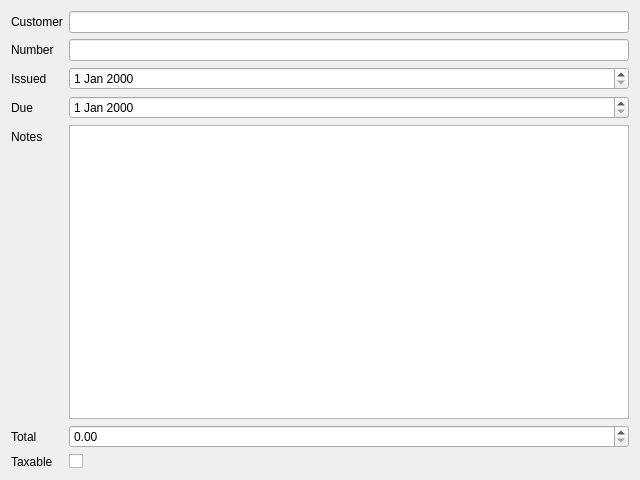
<?xml version="1.0" encoding="UTF-8"?>
<ui version="4.0">
 <class>InvoiceDialog</class>
 <widget class="QDialog" name="InvoiceDialog">
  <property name="geometry">
   <rect>
    <x>0</x>
    <y>0</y>
    <width>640</width>
    <height>480</height>
   </rect>
  </property>
  <property name="windowTitle">
   <string>Invoice</string>
  </property>
  <layout class="QFormLayout" name="formLayout">
   <item row="0" column="0">
    <widget class="QLabel" name="label_customerEdit">
     <property name="text">
      <string>Customer</string>
     </property>
     <property name="buddy">
      <cstring>customerEdit</cstring>
     </property>
    </widget>
   </item>
   <item row="0" column="1">
    <widget class="QLineEdit" name="customerEdit"/>
   </item>
   <item row="1" column="0">
    <widget class="QLabel" name="label_numberEdit">
     <property name="text">
      <string>Number</string>
     </property>
     <property name="buddy">
      <cstring>numberEdit</cstring>
     </property>
    </widget>
   </item>
   <item row="1" column="1">
    <widget class="QLineEdit" name="numberEdit"/>
   </item>
   <item row="2" column="0">
    <widget class="QLabel" name="label_issuedEdit">
     <property name="text">
      <string>Issued</string>
     </property>
     <property name="buddy">
      <cstring>issuedEdit</cstring>
     </property>
    </widget>
   </item>
   <item row="2" column="1">
    <widget class="QDateEdit" name="issuedEdit"/>
   </item>
   <item row="3" column="0">
    <widget class="QLabel" name="label_dueEdit">
     <property name="text">
      <string>Due</string>
     </property>
     <property name="buddy">
      <cstring>dueEdit</cstring>
     </property>
    </widget>
   </item>
   <item row="3" column="1">
    <widget class="QDateEdit" name="dueEdit"/>
   </item>
   <item row="4" column="0">
    <widget class="QLabel" name="label_notesEdit">
     <property name="text">
      <string>Notes</string>
     </property>
     <property name="buddy">
      <cstring>notesEdit</cstring>
     </property>
    </widget>
   </item>
   <item row="4" column="1">
    <widget class="QPlainTextEdit" name="notesEdit"/>
   </item>
   <item row="5" column="0">
    <widget class="QLabel" name="label_totalEdit">
     <property name="text">
      <string>Total</string>
     </property>
     <property name="buddy">
      <cstring>totalEdit</cstring>
     </property>
    </widget>
   </item>
   <item row="5" column="1">
    <widget class="QDoubleSpinBox" name="totalEdit"/>
   </item>
   <item row="6" column="0">
    <widget class="QLabel" name="label_taxableCheck">
     <property name="text">
      <string>Taxable</string>
     </property>
     <property name="buddy">
      <cstring>taxableCheck</cstring>
     </property>
    </widget>
   </item>
   <item row="6" column="1">
    <widget class="QCheckBox" name="taxableCheck"/>
   </item>
  </layout>
 </widget>
 <tabstops>
  <tabstop>customerEdit</tabstop>
  <tabstop>numberEdit</tabstop>
  <tabstop>issuedEdit</tabstop>
  <tabstop>dueEdit</tabstop>
  <tabstop>notesEdit</tabstop>
  <tabstop>totalEdit</tabstop>
  <tabstop>taxableCheck</tabstop>
 </tabstops>
 <resources/>
 <connections/>
</ui>
